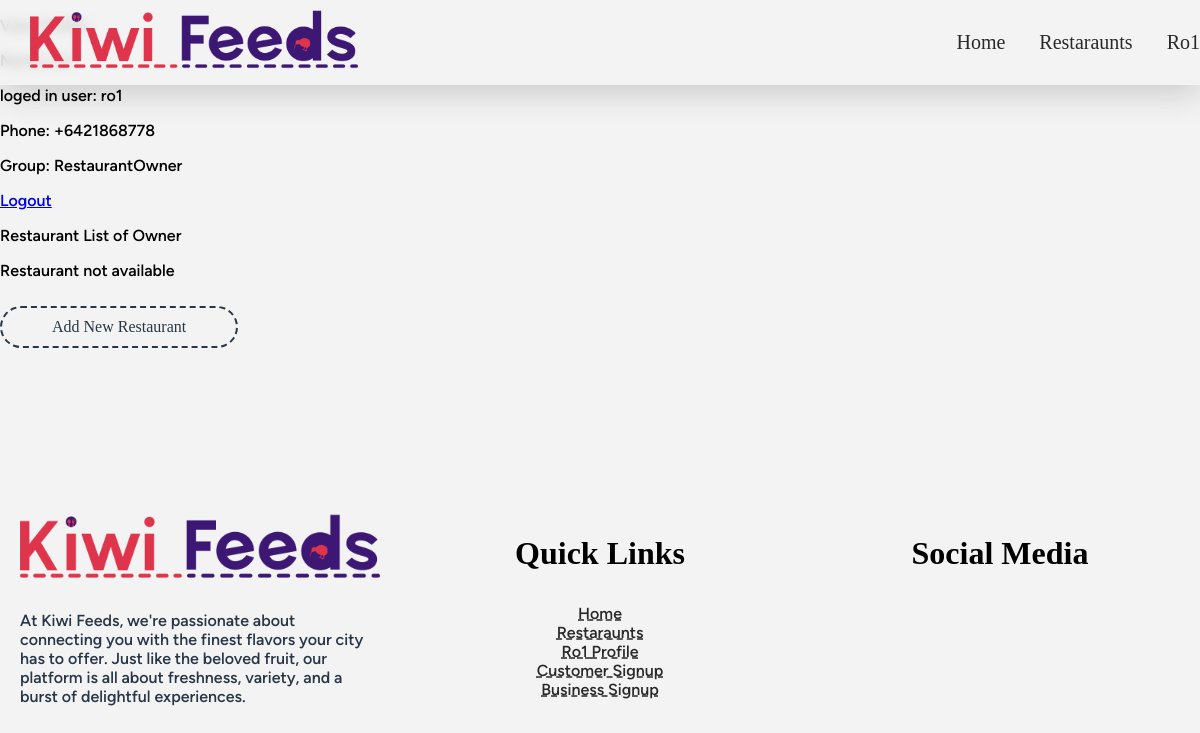
The app's page /user/1/ (signed in), older data.
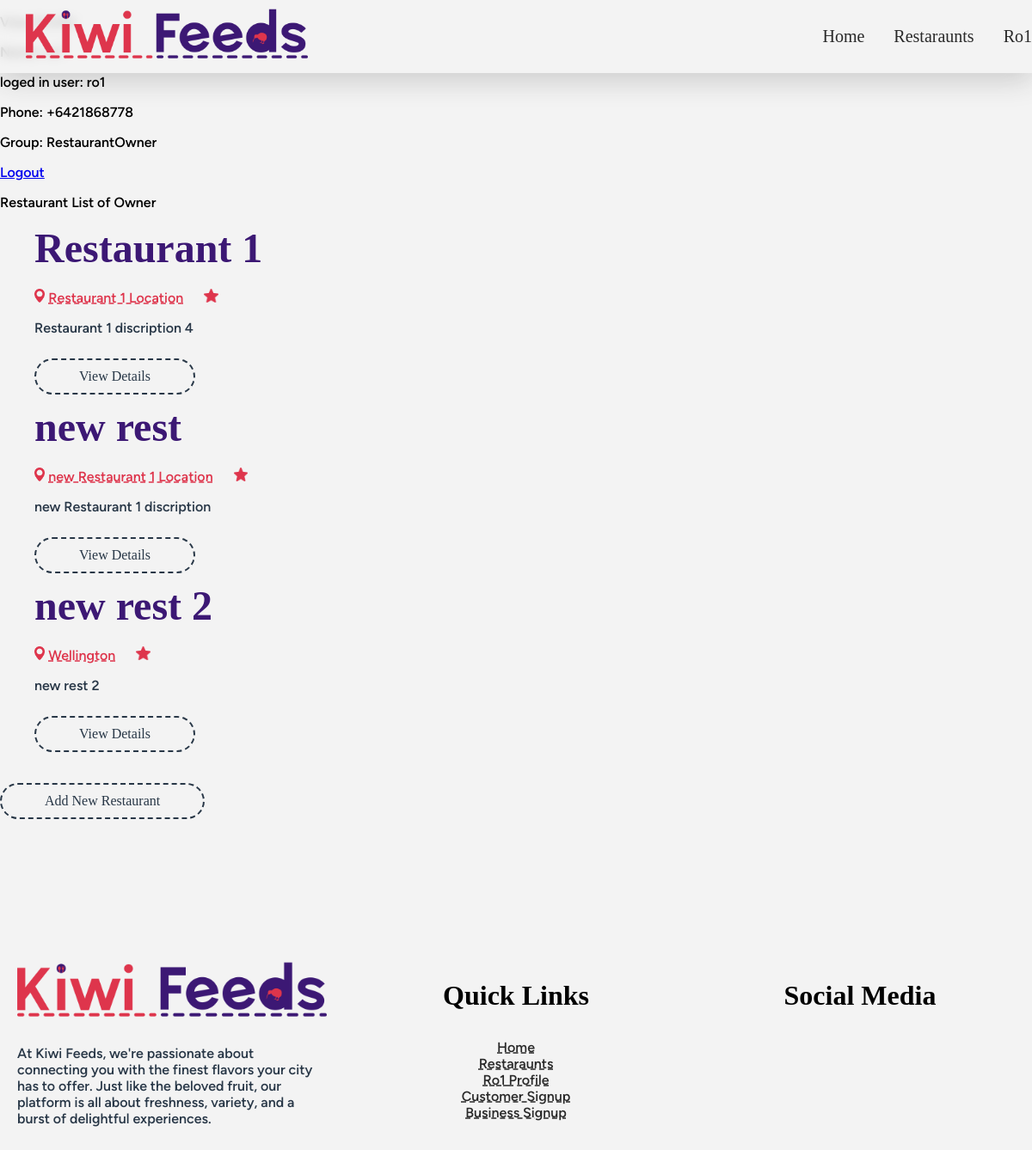
The same page, newer data.
### app_user/models.py (models this page shows, shortened)
class UserProfile(models.Model):
    this_user = models.OneToOneField(User, on_delete=models.PROTECT ,verbose_name='User')
    profile_picture = models.ImageField(
        default='/profile_pics/temp_pfp_placeholder_REPLACE_LATER.avif',
        upload_to=generate_image_path,
        height_field=None,
        width_field=None
    )
    phone_number = PhoneNumberField()
    address = models.CharField(max_length=1000)
    @property
    def user_group(self):
        groups = self.this_user.groups.all()
        return ', '.join([group.name for group in groups])

### app_restaurants/models.py (models this page shows, shortened)
class Restaurant(models.Model):
    restaurant_name = models.CharField(max_length=255)
    restaurant_description = models.CharField(max_length=255)
    restaurant_location = models.CharField(max_length=255)
    restaurant_owner = models.ForeignKey('app_user.UserProfile',on_delete=models.PROTECT, related_name='restaurant_owner_user',null=True,blank=True)

### app_user/views.py (the view)
# urls.py: path("<int:pk>/", UserProfileView.as_view(), name="profile-page"),
class UserProfileView(LoginRequiredMixin, DetailView):
    model = UserProfile
    context_object_name = 'this_user'
    fields = ['profile_picture', 'phone_number', 'address']
    template_name = 'app_user/user_profile_page.html'
    def get_object(self, queryset=None):
        return self.request.user.userprofile

### app_user/templatetags/custom_tags.py (called while the page is built)
@register.filter(name='user_belongs_to_group')
def user_belongs_to_group(user, group_name):
    return user.groups.filter(name=group_name).exists()

### templates/app_user/user_profile_page.html
{% extends 'base/base.html' %}
{% load static %}
{% load custom_tags %}
{% block content %}
    <p class='flex flex-col gap-5'>View Profile
        <p>Name: {{this_user.this_user.username}}</p>
        <p>loged in user: {{ request.user.username }}</p>
        <p>Phone: {{this_user.phone_number}}</p>
        <p>Group: {{this_user.user_group}}</p>
        <a class='bg-sky-200 px-4 py-2 my-15' href="{% url 'logout'  %}">Logout</a>
    </p>
    {% if user|user_belongs_to_group:'RestaurantOwner' %}
        <p>Restaurant List of Owner  </p>
        {% with restaurant_list=this_user.restaurant_owner_user.all %}
            {% include 'components/restaurant_list_card.html' %}
        {% endwith %}
        <a href="{% url 'create-restaurant' %}" class="btn btn-dark">Add New Restaurant</a>
    {% endif %}
{% endblock %}

### templates/base/base.html (shortened to what this page needs)
{% load static tailwind_tags %}
<!DOCTYPE html>
<html lang="en">
<head>
    {% load static %}
    <link rel="stylesheet" type="text/css" href="{% static 'styles/styles.css' %}">
</head>
<body>
    {% include "components/header.html" %}
        {% block content %}
        {% endblock %}
    {% include "components/footer.html" %}
</body>
</html>

### templates/components/header.html (shortened to what this page needs)
{% load static %}
{% load custom_tags %}
<header id="header">
    <div class="header-wrap">
        <div class="col-head-logo">
            <a href="{% url "home-page" %}" class="menu-link">
                <img class="header-logo" src="{% static 'logo/logo-full-cropped.png' %}">
            </a>
        </div>
        <div class="col-head-menu">
            <div class="menu-wrap">
                <a href="{% url "home-page" %}" class="menu-link">Home</a>
                <a href="{% url 'restaurant-list' %}" class="menu-link">Restaraunts</a>
                {% if user.is_authenticated %}
                    <a href="{% url 'profile-page' pk=user.pk %}"  class="menu-link">{{user.username|title}}</a>
                {% else %}
                    <a href="{% url 'login' %}"  class="menu-link">Login</a>
                {% endif %}
            </div>
        </div>
    </div>
</header>

### templates/components/restaurant_list_card.html (shortened to what this page needs)
{% load static %}
{% load custom_tags %}
{% block content %}
{% if restaurant_list %}
    <ul class='flex flex-col gap-4'>
        {% for restaurant in restaurant_list %}
        <div class="list-wrap">
            <li>
                <h2 class="r-title">{{ restaurant.restaurant_name}}</h2>
                <div class="info-wrap-list">
                    <img class="icon" src="{% static 'images/icons/location-pin.png' %}">
                    <a href="https://www.google.com/maps/place/{{restaurant.restaurant_location}}" target="_blank" class="t-link r-info-text">{{restaurant.restaurant_location}}</a>
                    <img class="icon" src="{% static 'images/icons/star.png' %}">
                </div>
                <p class="text">{{restaurant.restaurant_description}}</p>
                <div class="button-wrap">
                    <a href="{% url 'restaurant-details' restaurant_id=restaurant.id %}" class="btn btn-dark">View Details</a>
                </div>
            </li>
        </div>
        {% endfor %}
    </ul>
    {% else %}
        <p> Restaurant not available</p>
    {% endif %}
    {% endblock %}

### templates/components/footer.html (shortened to what this page needs)
{% load static %}
<footer>
    <section>
        <div class="col-wrap">
            <div class="col-33">
                <img class="footer-logo" src="{% static 'logo/logo-full-cropped.png' %}">
                <p class="text">At Kiwi Feeds, we're passionate about connecting you with the finest flavors your city has to offer. Just like the beloved fruit, our platform is all about freshness, variety, and a burst of delightful experiences.</p>
            </div>
            <div class="col-33">
                <div class="q-links-wrap">
                    <h3>Quick Links</h3>
                    <div class="links-cont">
                        <a href="{% url "home-page" %}" class="f-link t-link">Home</a>
                        <br>
                        <a href="{% url 'restaurant-list' %}" class="f-link t-link">Restaraunts</a>
                        <br>
                        {% if user.is_authenticated %}
                            <a href="{% url 'profile-page' pk=user.pk %}"  class="f-link t-link">{{user.username|title}} Profile</a>
                        {% else %}
                            <a href="{% url 'login' %}"  class="f-link t-link">Login</a>
                        {% endif %}
                        <br>
                        <a href="{% url 'signup' %}" class="f-link t-link">Customer Signup</a>
                        <br>
                        <a href="{% url 'signup-business' %}" class="f-link t-link">Business Signup</a>
                    </div>
                </div>
            </div>
            <div class="col-33">
                <h3 id="soc-med-text">Social Media</h3>
                <br>
                <div class="col-50">
                </div>
                <div class="col-50">
                </div>
            </div>
        </div>
    </section>
</footer>

### static/styles/styles.css (style rules this page uses)
:root { --c-red: #DE354C; --c-dark-red: #932432; --c-blue: #3C1874; --c-dark-blue: #283747; --c-black: #292929; --c-white: #F3F3F3; --t-heading: "wavehaus"; --t-paragraph: "oak sans"; }
ul { list-style-type: none; }
body { background-color: #F3F3F3; margin: 0px; }
section { max-width: 1440px; margin-right: auto; margin-left: auto; padding-top: 125px; padding-bottom: 75px; }
.col-wrap { display: flex; }
.col-50 { width: 50%; padding: 20px; }
.col-33 { width: 33%; padding: 20px; }
h1,h2,h3,h4,h5 { font-family: 'wavehaus'; }
h2 { font-size: 3em; margin-block-start: 0em; margin-block-end: 0em; }
h3 { font-size: 2em ; }
p,a { font-family: 'oak sans'; font-weight: 500; }
.text { color: var(--c-dark-blue); }
.btn { display: inline-block; font-family: 'wavehaus'; margin-top: 10px; margin-bottom: 10px; margin-right: 10px; font-size: 1em; border: dashed 2px; border-radius: 90px; padding: 10px 50px 10px 50px; transition: .1s; text-decoration: none; }
.btn-dark { border-color: var(--c-dark-blue); color: var(--c-dark-blue); }
.t-link { text-decoration: underline dashed; color: var(--c-black); transition: .2s; }
#header { display: flex; max-height: 120px; position: fixed; width: 100%; top: 0px; background: rgba( 243, 243, 243, 0.8 ); box-shadow: 0 8px 32px 0 rgba(41, 41, 41, 0.2); backdrop-filter: blur( 6px ); -webkit-backdrop-filter: blur( 4px ); }
.header-wrap { max-width: 1440px; width: 100%; margin-left: auto; margin-right: auto; display: flex; }
.header-logo { max-height: 80px; }
.col-head-logo { width: 20%; }
.col-head-menu { align-items: flex-end; justify-content: center; display: flex; flex-direction: column; flex-wrap: nowrap; width: 80%; }
.menu-link { font-size: 20px; font-family: "wavehaus"; margin-left: 30px; text-decoration: none; color: var(--c-black); }
.footer-logo { width: 100%; }
.q-links-wrap { text-align: center; }
.f-link { margin-top: 10px; }
#soc-med-text { text-align: center; }
.info-wrap-list { margin-top: 20px; margin-bottom: 10px; vertical-align: middle; }
.r-info-text { color: var(--c-red); margin-right: 20px; }
.icon { max-height: 16px; }
.r-title { color: var(--c-blue); }

Row changes from the older to the newer data that the page shows:
now on this page (row edited): Restaurant: restaurant_name "Restaurant 1", restaurant_location "Restaurant 1 Location", restaurant_description "Restaurant 1 discription 4"
changed Restaurant: restaurant_owner_id 1 → 9 (drawn)
added Restaurant: restaurant_name "new rest", restaurant_location "new Restaurant 1 Location", restaurant_description "new Restaurant 1 discription"
added Restaurant: restaurant_name "new rest 2", restaurant_location "Wellington", restaurant_description "new rest 2"
Text that changed along with them:
text no longer shown: "Restaurant not available"
